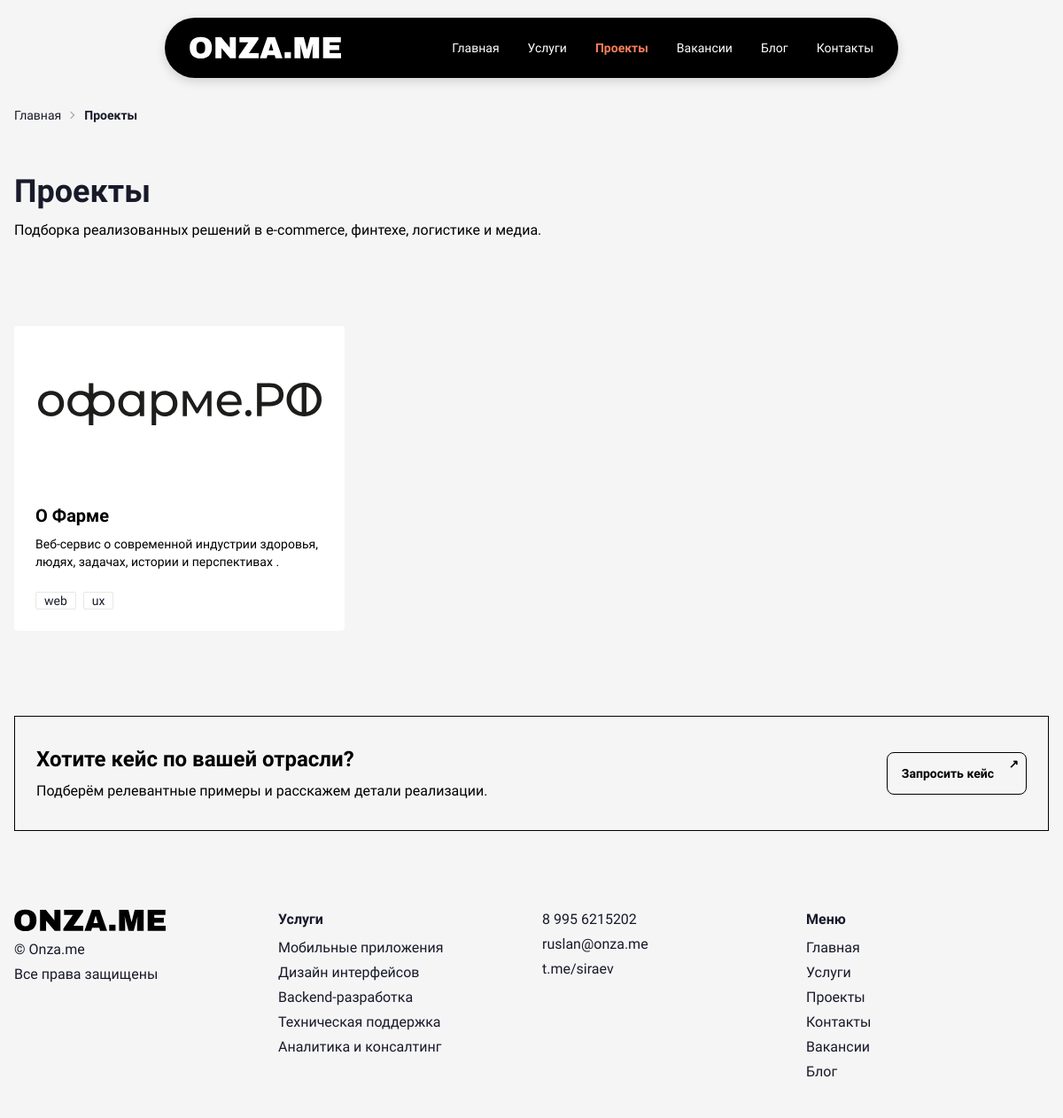
/projects/index.php, run on the app's committed database.
### tables this page shows
CREATE TABLE projects (
        id INTEGER PRIMARY KEY AUTOINCREMENT,
        title TEXT NOT NULL,
        description TEXT NOT NULL,
        link TEXT NOT NULL,
        logo_path TEXT NOT NULL,
        tags TEXT NOT NULL,
        display_order INTEGER DEFAULT 0,
        created_at DATETIME DEFAULT CURRENT_TIMESTAMP,
        updated_at DATETIME DEFAULT CURRENT_TIMESTAMP
    , what_done TEXT DEFAULT '', technologies TEXT DEFAULT '', website TEXT DEFAULT '', subtitle TEXT DEFAULT '');

### projects/index.php (the view, shortened to what this page needs)
<?php
$db = getDB();
$projects = $db->query("SELECT * FROM projects ORDER BY display_order ASC, id DESC")->fetchAll();
?>
<!doctype html>
<html lang="ru" data-theme="corporate">
  <head>
    <script src="https://cdn.tailwindcss.com"></script>
    <link href="https://cdn.jsdelivr.net/npm/daisyui@4.12.10/dist/full.min.css" rel="stylesheet" />
    <link href="/assets/styles.css" rel="stylesheet" />
  </head>
  <body class="min-h-screen flex flex-col bg-grid">
    <main class="flex-1">
      <nav class="container mx-auto max-w-7xl px-4 pt-6 text-sm" aria-label="Хлебные крошки">
        <div class="breadcrumbs">
          <ul>
            <li><a href="/index.php">Главная</a></li>
            <li class="font-semibold">Проекты</li>
          </ul>
        </div>
      </nav>
      <section class="container mx-auto max-w-7xl px-4 py-12 bw-section">
        <h1 class="text-4xl font-extrabold">Проекты</h1>
        <p class="mt-3 max-w-2xl">Подборка реализованных решений в e‑commerce, финтехе, логистике и медиа.</p>
      </section>
      <section class="bw-section">
        <div class="container mx-auto max-w-7xl px-4 py-12 grid gap-6 sm:grid-cols-2 lg:grid-cols-3">
          <?php if (empty($projects)): ?>
            <div class="col-span-full text-center py-12">
              <p class="text-gray-500">Проекты пока не добавлены.</p>
            </div>
          <?php else: ?>
            <?php foreach ($projects as $project):
              $link = trim($project['link']);
              if (!preg_match('/^https?:\/\//', $link)) {
                if (preg_match('/\.html$/', $link)) {
                  $phpLink = preg_replace('/\.html$/', '.php', $link);
                  $phpFile = __DIR__ . '/' . $phpLink;
                  $htmlFile = __DIR__ . '/' . $link;
                  if (file_exists($phpFile)) {
                    $link = '/projects/' . $phpLink;
                  } elseif (file_exists($htmlFile)) {
                    $link = '/projects/' . $link;
                  } else {
                    $link = '/projects/' . $phpLink;
                  }
                } elseif (!preg_match('/\.(php|html)$/', $link)) {
                  $phpFile = __DIR__ . '/' . $link . '.php';
                  $htmlFile = __DIR__ . '/' . $link . '.html';
                  if (file_exists($phpFile)) {
                    $link = '/projects/' . $link . '.php';
                  } elseif (file_exists($htmlFile)) {
                    $link = '/projects/' . $link . '.html';
                  } else {
                    $link = '/projects/' . $link . '.php';
                  }
                } else {
                  $link = '/projects/' . $link;
                }
              }
              $link = htmlspecialchars($link);
            ?>
              <a class="card card-zoom" href="<?php echo $link; ?>">
                <figure class="bg-white h-44 flex items-center justify-center">
                  <img src="<?php echo htmlspecialchars($project['logo_path']); ?>" alt="<?php echo htmlspecialchars($project['title']); ?>" class="h-12 w-auto object-contain" />
                </figure>
                <div class="card-body flex flex-col">
                  <h3 class="card-title"><?php echo htmlspecialchars($project['title']); ?></h3>
                  <?php if (!empty($project['subtitle'])): ?>
                    <p class="text-sm mb-4"><?php echo htmlspecialchars($project['subtitle']); ?></p>
                  <?php else: ?>
                    <p class="text-sm mb-4"><?php echo htmlspecialchars($project['description']); ?></p>
                  <?php endif; ?>
                  <div class="mt-auto flex flex-wrap gap-2 text-xs">
                    <?php
                    $tags = explode(',', $project['tags']);
                    foreach ($tags as $tag):
                      $tag = trim($tag);
                      if (!empty($tag)):
                        $isUrl = preg_match('/^(https?:\/\/)?([a-zA-Z0-9-]+\.)+[a-zA-Z]{2,}(\/.*)?$/', $tag);
                        if ($isUrl):
                          $url = preg_match('/^https?:\/\//', $tag) ? $tag : 'https://' . $tag;
                    ?>
                      <a href="<?php echo htmlspecialchars($url); ?>" target="_blank" rel="noopener noreferrer" class="badge badge-outline hover:badge-primary"><?php echo htmlspecialchars($tag); ?></a>
                    <?php else: ?>
                      <span class="badge"><?php echo htmlspecialchars($tag); ?></span>
                    <?php
                        endif;
                      endif;
                    endforeach;
                    ?>
                  </div>
                </div>
              </a>
            <?php endforeach; ?>
          <?php endif; ?>
        </div>
      </section>
      <section class="bw-section">
        <div class="container mx-auto max-w-7xl px-4 py-12">
          <div class="border border-black px-6 py-8 flex flex-col lg:flex-row items-center justify-between gap-6">
            <div class="flex-1">
              <h2 class="text-2xl font-bold">Хотите кейс по вашей отрасли?</h2>
              <p class="mt-2">Подберём релевантные примеры и расскажем детали реализации.</p>
            </div>
            <a href="contacts.php" class="btn btn-primary btn-arrow">Запросить кейс</a>
          </div>
        </div>
      </section>
    </main>
    <footer class="bg-white">
      <div class="container mx-auto max-w-7xl px-4 py-10 grid gap-6 md:grid-cols-4 items-start">
        <div>
          <img src="/assets/image/logo.svg" alt="ONZA.ME" class="logo-img mb-2" />
          <div class="mt-2">© Onza.me</div>
          <div class="mt-1">Все права защищены</div>
        </div>
        <div>
          <div class="font-semibold">Услуги</div>
          <ul class="mt-2 space-y-1">
            <li><a class="link link-hover" href="../services/service-mobile.php">Мобильные приложения</a></li>
            <li><a class="link link-hover" href="../services/service-design.php">Дизайн интерфейсов</a></li>
            <li><a class="link link-hover" href="../services/service-backend.php">Backend‑разработка</a></li>
            <li><a class="link link-hover" href="../services/service-support.php">Техническая поддержка</a></li>
            <li><a class="link link-hover" href="../services/service-analytics.php">Аналитика и консалтинг</a></li>
          </ul>
        </div>
        <div>
          <div><a class="link link-hover" href="tel:+79956215202">8 995 6215202</a></div>
          <div class="mt-1"><a class="link link-hover" href="mailto:ruslan@onza.me">ruslan@onza.me</a></div>
          <div class="mt-1"><a class="link link-hover" href="https://t.me/siraev" target="_blank">t.me/siraev</a></div>        </div>
        <div>
          <div class="font-semibold">Меню</div>
          <ul class="mt-2 space-y-1">
            <li><a class="link link-hover" href="index.php">Главная</a></li>
            <li><a class="link link-hover" href="../services">Услуги</a></li>
            <li><a class="link link-hover" href="../projects">Проекты</a></li>
            <li><a class="link link-hover" href="contacts.php">Контакты</a></li>
            <li><a class="link link-hover" href="vacancies.php">Вакансии</a></li>
            <li><a class="link link-hover" href="blog.php">Блог</a></li>
          </ul>
        </div>
      </div>
    </footer>
  </body>
</html>

### assets/styles.css (style rules this page uses)
:root { --grad-from: 99, 102, 241; --grad-via: 236, 72, 153; --grad-to: 34, 197, 94; --rounded-btn: 0px; }
body { font-family: "Geologica", sans-serif; font-optical-sizing: auto; font-style: normal; font-variation-settings: "slnt" 0, "CRSV" 0, "SHRP" 0; background: #F5F5F5; }
h1, h2, h3 { font-family: "Geologica", sans-serif; font-optical-sizing: auto; font-style: normal; font-variation-settings: "slnt" 0, "CRSV" 0, "SHRP" 0; }
.logo-img { height: 25.6px; width: auto; display: block; }
.card-zoom { transition: transform .35s ease, box-shadow .35s ease; }
.card-body { padding: 1.5rem !important; }
.btn, .btn-primary, .btn-outline, .btn-ghost, .btn-accent, .btn-secondary { border-radius: 8px !important; background-color: #F5F5F5 !important; color: #000000 !important; border: 1px solid #000000 !important; transition: transform .22s ease, background-color .22s ease !important; }
.btn-arrow { position: relative; padding-right: 2.25rem !important; }
.btn-arrow::after { content: "↗"; position: absolute; top: 6px; right: 8px; line-height: 1; font-size: .95em; transition: transform .25s ease; }
.bw-section { background: #F5F5F5; }
.bw-section h2, .bw-section h3, .bw-section p { color: #000000 !important; }
.bw-section .card { background: #ffffff !important; border: none !important; box-shadow: none; }
.bw-section .card .card-title { color: #000000; }
.bw-section .card-zoom { box-shadow: none !important; }
.bg-white { background-color: #F5F5F5 !important; }
footer.bg-white { background-color: #F5F5F5 !important; }
figure.bg-white { background-color: #ffffff !important; }
a:not(.btn):not(.badge) { text-decoration: none !important; }
a.link, a.link-hover { text-decoration: none !important; }

### data on the page
projects: logo_path (picture), title "О Фарме", subtitle "Веб-сервис о современной индустрии здоровья, людях, задачах, истории и перспективах .", tags "web", tags "ux"
